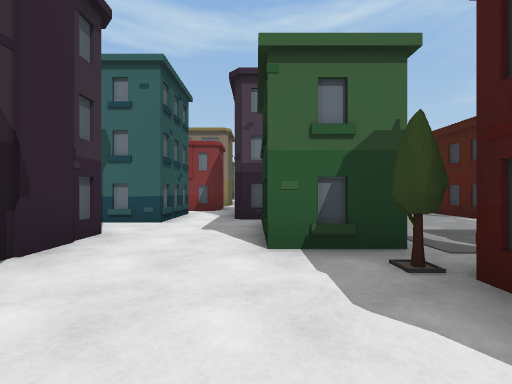
[1] (above)

24 first-person views from a walk through a 3-D level made in the Unity game engine. The camera is 1.2 m above the floor, looks level and sees 90° across. The floor is counted in squares, 2 m on a side. Each view is taken from the middle of a square. On the plan, view 1 faces up. The plan holds only what a view shows up to about 9 squares ahead; the rest is blank. The place goes on beyond the plan. The player is left out.

[2]
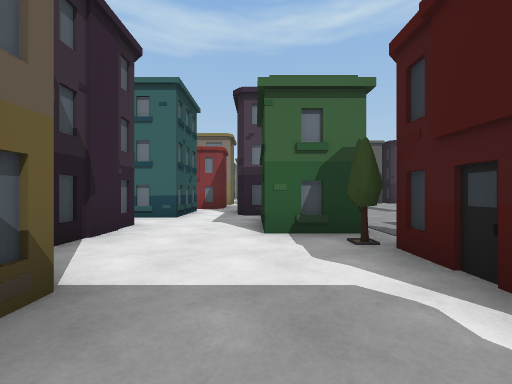

[3]
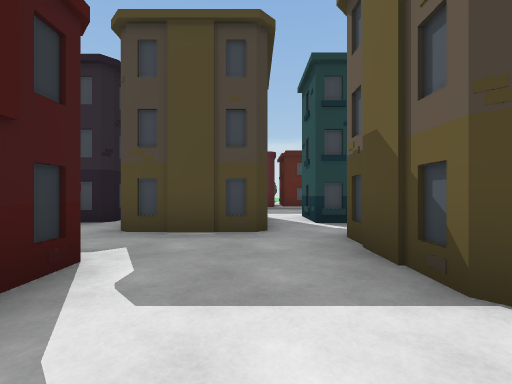

[4]
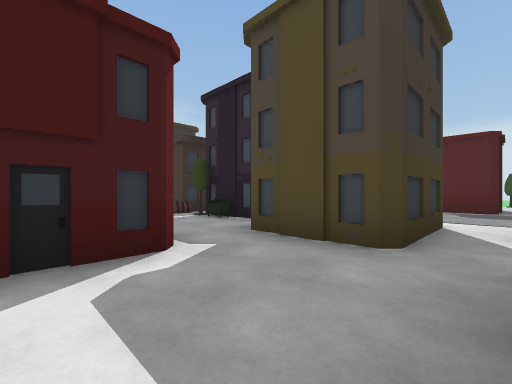

[5]
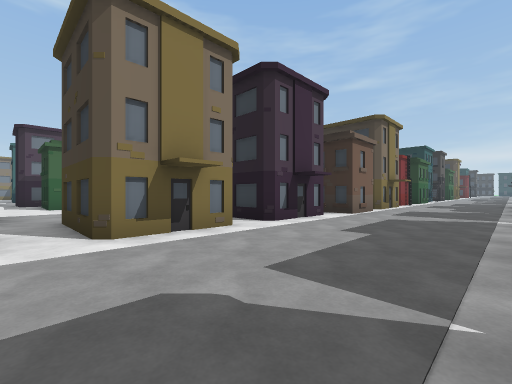

[6]
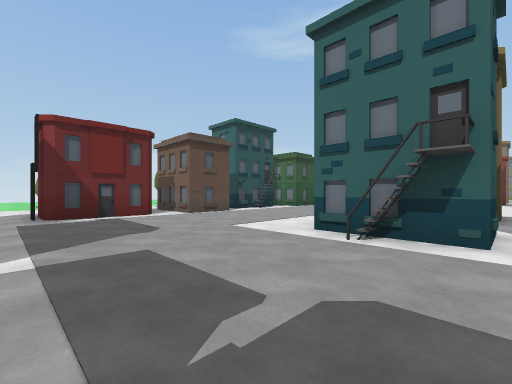

[7]
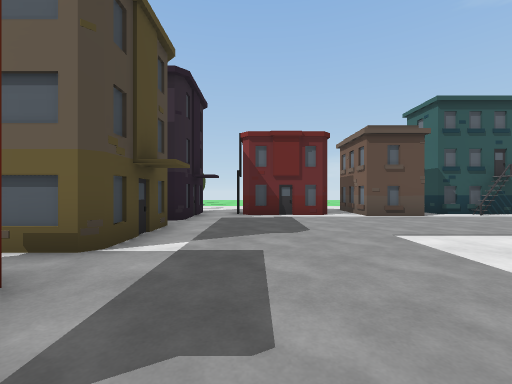

[8]
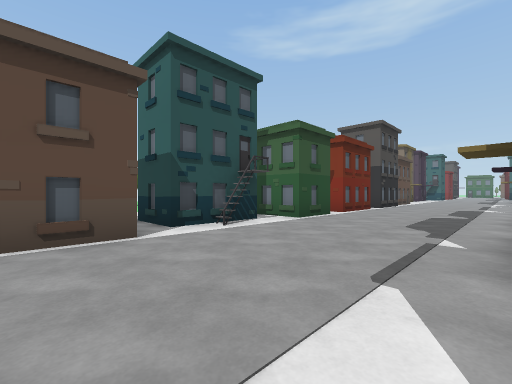

[9]
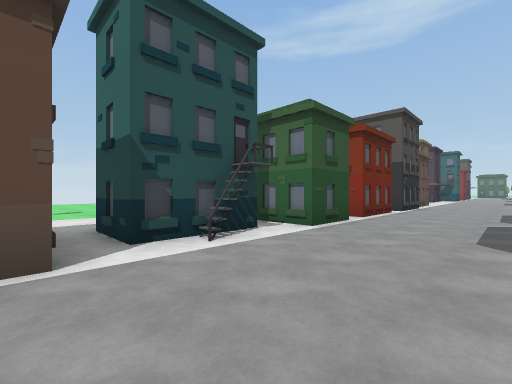

[10]
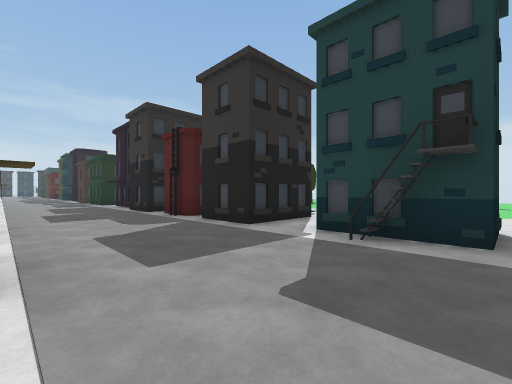

[11]
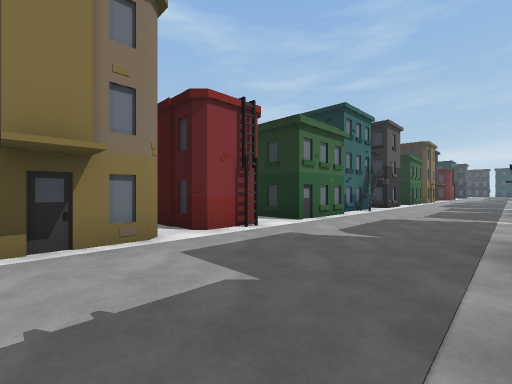

[12]
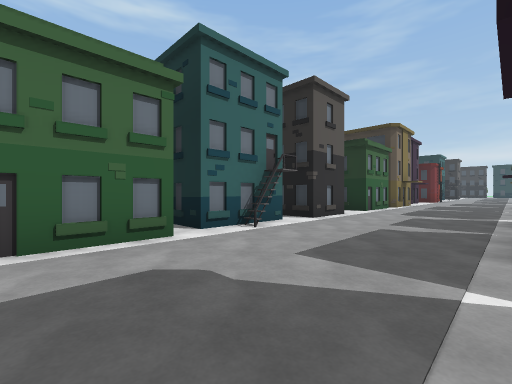

[13]
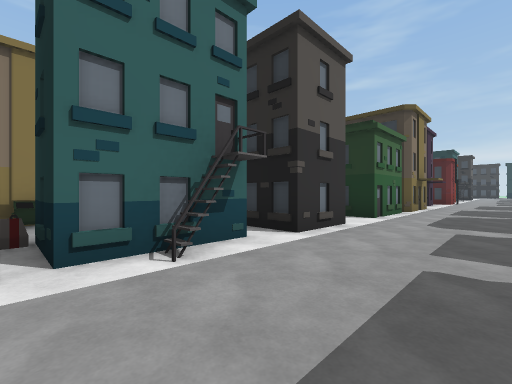

[14]
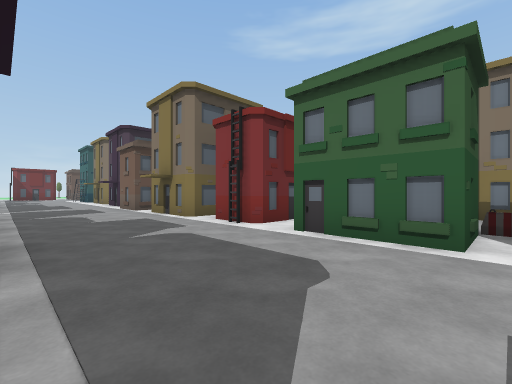

[15]
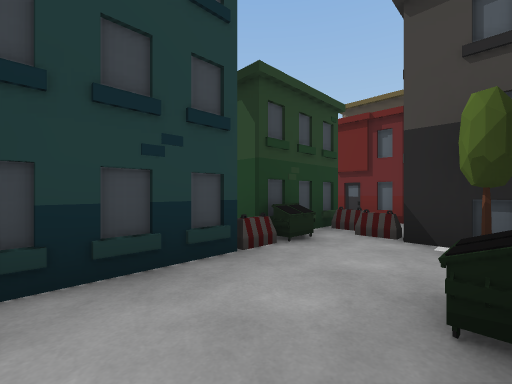

[16]
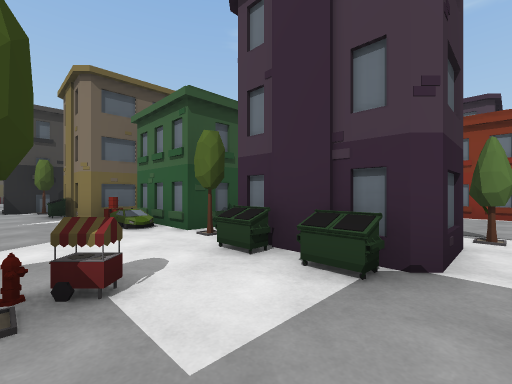

[17]
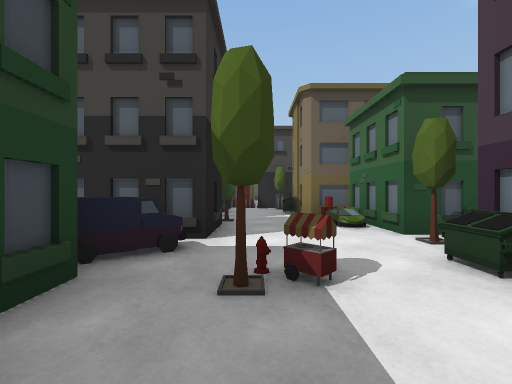

[18]
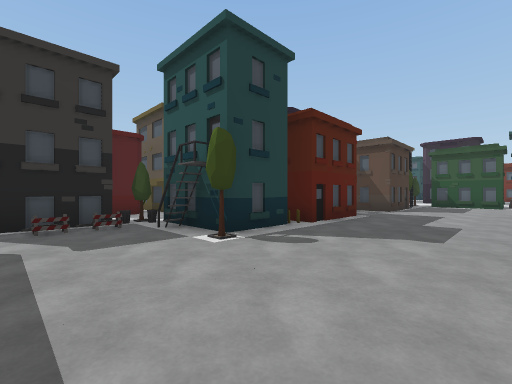

[19]
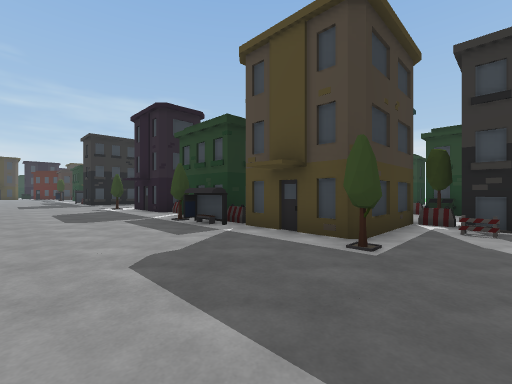

[20]
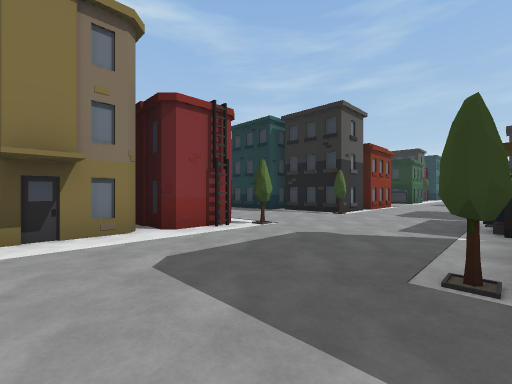

[21]
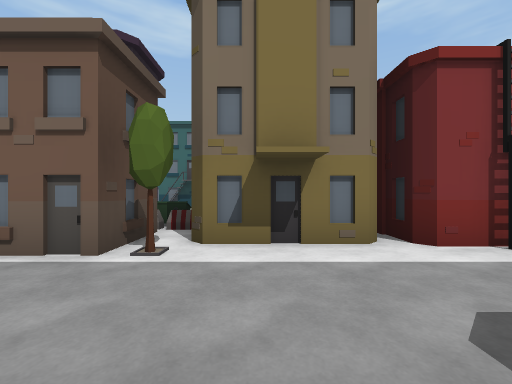

[22]
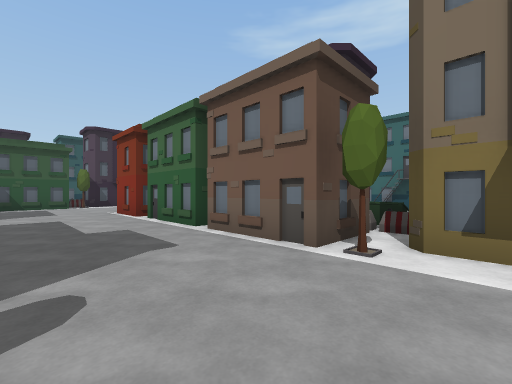

[23]
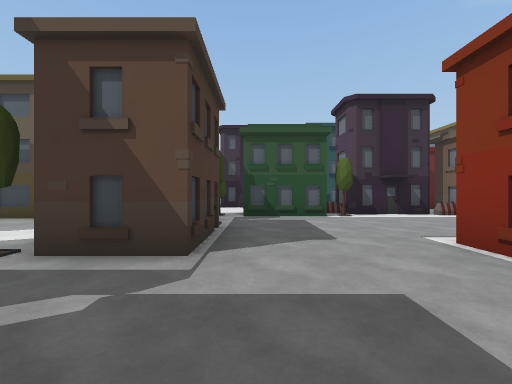

[24]
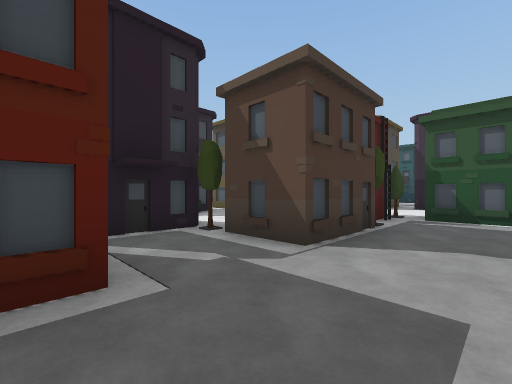

### Floor plan
Key: @ floor where view 1 was taken; # wall or solid block; x gap in a wall; . floor; B building; T tree; I bin; A barrier; O other object.
Columns run from 15 left of view 1 to 24 right of it. Each row starts with its distance up from view 1.
  7        #.... #. #...#B  B OA  # ...##
  6        B....B#.B#...##B###BT#B#B...B###B
  5        B....##.TA...............T..T....
  4        #.......B#.......................
  3        ....B ..B#.......................
  2        B.... ...T#TB#..B#.#T..T##AT...BT
  1       ##....BB...#  #..   #B... #B#BO# .
  0        #....  .@.B ..T#   #TB.T #BOBTII.
 -1 ....   B....  .......     ..##AI........
 -2 .. ...x.....BB.###...     .##A......TO..
 -3        B.... #.####ITABB #x#BAIA##T#BB.
 -4       ##....B#.B####B##B #.#.# .#B.  O
 -5        #.....B.......##.B.......B.......
 -6       ##................................
 -7   ....#B................................
 -8   ..................B...................
 -9        #B.#B. B B  ##B.#####   B      O
-10           ##          .BB  B
-11                        .
-12                        O

Positions as (right, up) in squares from view 1, and headings:
1: (0, 0), facing up
2: (0, -1), facing up
3: (0, 2), facing down
4: (-1, 1), facing down-right
5: (-1, -8), facing up-right
6: (-1, -8), facing up-left
7: (-1, -7), facing left
8: (-4, -4), facing up-left
9: (-5, -3), facing up-left
10: (4, -5), facing down-right
11: (9, -8), facing up-right
12: (14, -8), facing up-right
13: (16, -7), facing up-right
14: (16, -8), facing up-left
15: (18, -1), facing down-left
16: (24, -2), facing up-left
17: (24, -2), facing left
18: (14, 5), facing down-left
19: (14, 5), facing down-right
20: (13, 2), facing up-right
21: (13, 3), facing up
22: (13, 3), facing up-left
23: (8, 3), facing left
24: (8, 4), facing down-left
